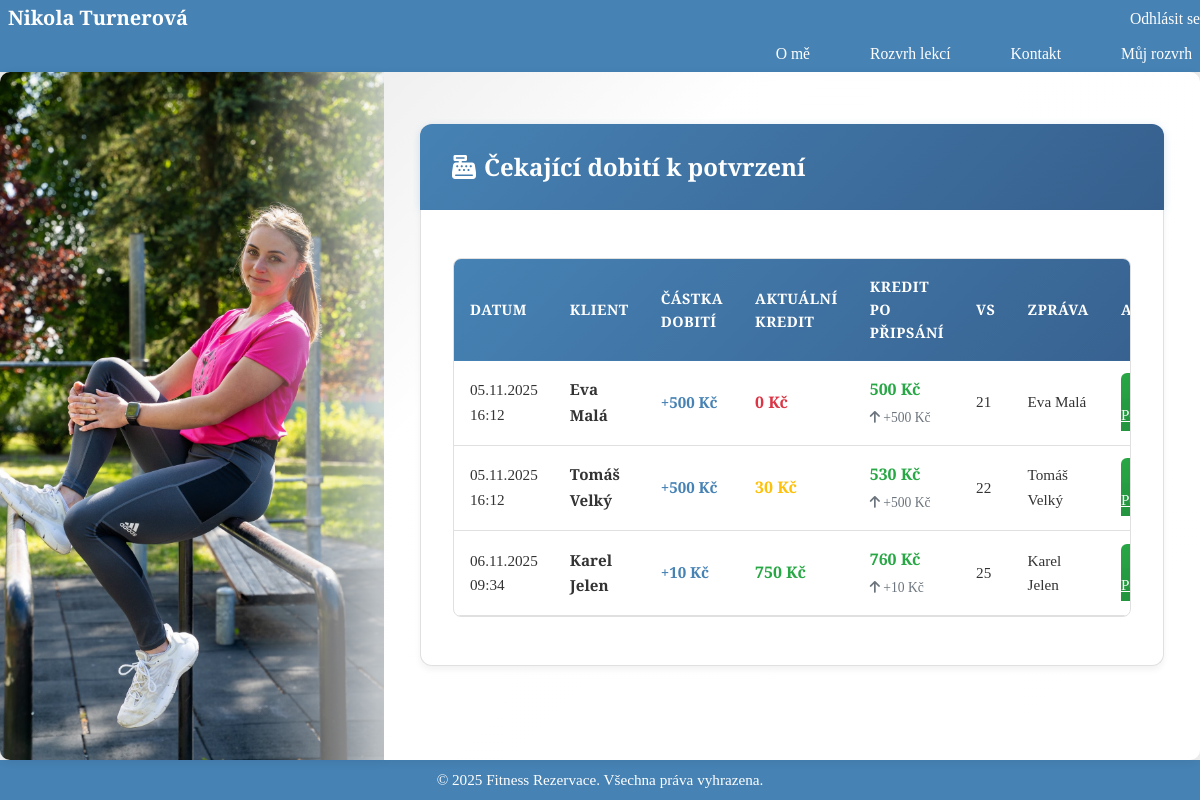
/payments/topup/approve/ (signed in), run on the app's committed database.
### payments/models.py (models this page shows, shortened)
class TopUp(models.Model):
    STATUS_CHOICES = (
        ('pending', 'Čeká na platbu'),
        ('confirmed', 'Připsáno'),
        ('cancelled', 'Zrušeno'),
    )
    user = models.ForeignKey(
        settings.AUTH_USER_MODEL,
        on_delete=models.CASCADE,
        related_name='topups'
    )
    amount = models.DecimalField(max_digits=10, decimal_places=2)
    variable_symbol = models.CharField(max_length=20, help_text='Variabilní symbol, typicky ID klienta.')
    message = models.CharField(max_length=70, blank=True)
    status = models.CharField(max_length=10, choices=STATUS_CHOICES, default='pending', db_index=True)
    created_at = models.DateTimeField(auto_now_add=True, db_index=True)
    qr_code = models.ImageField(upload_to='qr_codes/', blank=True)
    credited_at = models.DateTimeField(null=True, blank=True, help_text='Kdy byly připsány kredity (po potvrzení).')
    class Meta:
        ordering = ['-created_at']

### accounts/models.py (models this page shows, shortened)
class User(AbstractUser):
    USER_TYPE_CHOICES = (
        ('instructor', 'Lektor'),
        ('client', 'Klient'),
    )
    user_type = models.CharField(max_length=10, default='client', choices=USER_TYPE_CHOICES)
    email = models.EmailField(unique=True, blank=False)  # Email jako jedinečný identifikátor
    credits = models.DecimalField(
        max_digits=10,
        decimal_places=2,
        default=0,
        validators=[MinValueValidator(0)]
    )
    phone = models.CharField(max_length=20, blank=True)
    bio = models.TextField(blank=True)
    @property
    def is_instructor(self) -> bool:
        return self.user_type == 'instructor'

### payments/views.py (the view)
# urls.py: path('topup/approve/', views.TopUpApproveListView.as_view(), name='topup_approve_list'),
class TopUpApproveListView(LoginRequiredMixin, InstructorRequiredMixin, ListView):
	model = TopUp
	template_name = 'payments/topup_approve_list.html'
	context_object_name = 'topups'
	def get_queryset(self):
		return TopUp.objects.filter(status='pending').order_by('created_at')

### accounts/mixins.py (called while the page is built)
    def test_func(self):
        return self.request.user.is_authenticated and getattr(self.request.user, 'user_type', None) == 'instructor'

### templates/payments/topup_approve_list.html (shortened to what this page needs)
{% extends 'base.html' %}
{% block content %}
<div class="approve-container">
    <div class="approve-header">
        <h2><i class="fas fa-cash-register"></i>Čekající dobití k potvrzení</h2>
    </div>
    <div class="approve-content">
        {% if topups %}
        <div class="table-container">
            <table class="modern-table">
                <thead>
                    <tr>
                        <th>Datum</th>
                        <th>Klient</th>
                        <th>Částka dobití</th>
                        <th>Aktuální kredit</th>
                        <th>Kredit po připsání</th>
                        <th>VS</th>
                        <th>Zpráva</th>
                        <th>Akce</th>
                    </tr>
                </thead>
                <tbody>
                    {% for t in topups %}
                    <tr>
                        <td>{{ t.created_at|date:"d.m.Y H:i" }}</td>
                        <td><strong>{{ t.user.get_full_name|default:t.user.username }}</strong></td>
                        <td><strong style="color: #4682b4;">+{{ t.amount|floatformat:0 }} Kč</strong></td>
                        <td>
                            <div class="credit-display {% if t.user.credits == 0 %}credit-zero{% elif t.user.credits < 500 %}credit-low{% else %}credit-ok{% endif %}">
                                {{ t.user.credits|floatformat:0 }} Kč
                            </div>
                        </td>
                        <td>
                            <div class="credit-display credit-ok">
                                {{ t.user.credits|add:t.amount|floatformat:0 }} Kč
                            </div>
                            <div class="credit-after">
                                <i class="fas fa-arrow-up"></i> +{{ t.amount|floatformat:0 }} Kč
                            </div>
                        </td>
                        <td>{{ t.variable_symbol }}</td>
                        <td>{{ t.message|truncatewords:5 }}</td>
                        <td>
                            <a href="{% url 'topup_approve' t.pk %}" class="btn-approve">
                                 Potvrdit
                            </a>
                        </td>
                    </tr>
                    {% endfor %}
                </tbody>
            </table>
        </div>
        {% else %}
        <div class="empty-state">
            <i class="fas fa-inbox"></i>
            <p>Žádná čekající dobití.</p>
        </div>
        {% endif %}
    </div>
</div>
{% endblock %}

### static/css/style.css (style rules this page uses)
* { margin: 0; padding: 0; box-sizing: border-box; }
:root { --header-h: 72px; --footer-h: 40px; }
html, body { height: 100%; margin: 0; }
body { font-family: 'Poppins', 'Cormorant Garamond', serif; color: #333; line-height: 1.6; min-height: 100vh; background-color: #f0f0f0; padding: 0; overflow: hidden; }

### templates/payments/topup_approve_list.html (style rules this page uses)
.approve-container { max-width: 1400px; margin: 2rem auto; padding: 0 1rem; }
.approve-header { background: linear-gradient(135deg, #4682b4 0%, #365f8d 100%); color: white; padding: 1.5rem 2rem; border-radius: 12px 12px 0 0; margin-bottom: 0; box-shadow: 0 2px 8px rgba(70, 130, 180, 0.2); }
.approve-header h2 { margin: 0; font-size: 1.5rem; font-weight: 600; }
.approve-header i { margin-right: 0.5rem; }
.approve-content { background: white; border: 1px solid #e0e0e0; border-top: none; border-radius: 0 0 12px 12px; padding: 2rem; box-shadow: 0 4px 6px rgba(0, 0, 0, 0.05); }
.table-container { overflow-x: auto; border-radius: 8px; border: 1px solid #e0e0e0; margin: 1rem 0; }
.modern-table { width: 100%; border-collapse: collapse; margin: 0; }
.modern-table thead { background: linear-gradient(135deg, #4682b4 0%, #365f8d 100%); color: white; }
.modern-table thead th { padding: 1rem; text-align: left; font-weight: 600; font-size: 0.9rem; text-transform: uppercase; letter-spacing: 0.5px; }
.modern-table tbody tr { border-bottom: 1px solid #e0e0e0; transition: background-color 0.2s ease; }
.modern-table tbody td { padding: 1rem; font-size: 0.95rem; vertical-align: middle; }
.credit-display { font-weight: 700; font-size: 1rem; }
.credit-zero { color: #dc3545; }
.credit-low { color: #ffc107; }
.credit-ok { color: #28a745; }
.credit-after { font-size: 0.85rem; color: #6c757d; margin-top: 0.3rem; }
.btn-approve { background: linear-gradient(135deg, #28a745 0%, #20833a 100%); color: white; border: none; padding: 0.5rem 1.2rem; border-radius: 6px; font-weight: 500; transition: all 0.3s ease; cursor: pointer; }

### data on the page
TopUp: created_at "05.11.2025 16:12", user.get_full_name "Eva Malá", amount "500", user.credits "0", user.credits|add "500", variable_symbol "21", message "Eva Malá"
TopUp: created_at "05.11.2025 16:12", user.get_full_name "Tomáš Velký", amount "500", user.credits "30", user.credits|add "530", variable_symbol "22", message "Tomáš Velký"
TopUp: created_at "06.11.2025 09:34", user.get_full_name "Karel Jelen", amount "10", user.credits "750", user.credits|add "760", variable_symbol "25", message "Karel Jelen"
